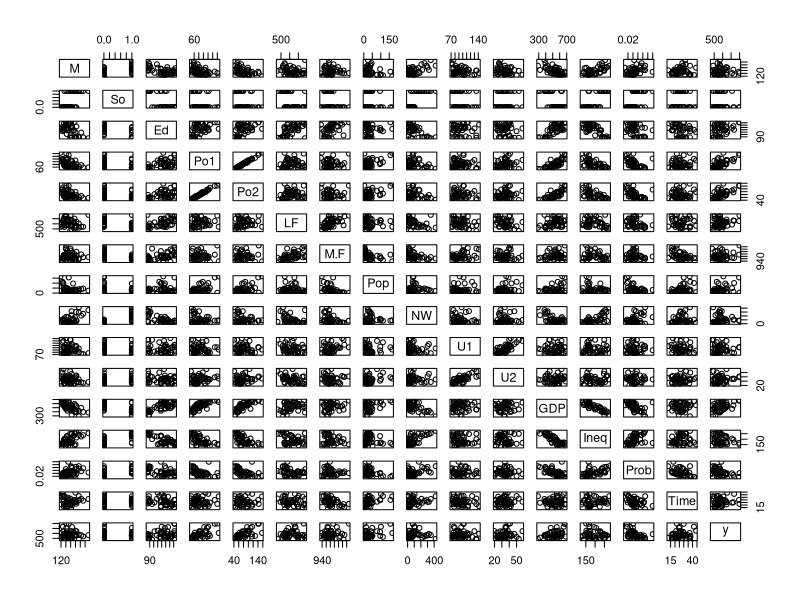
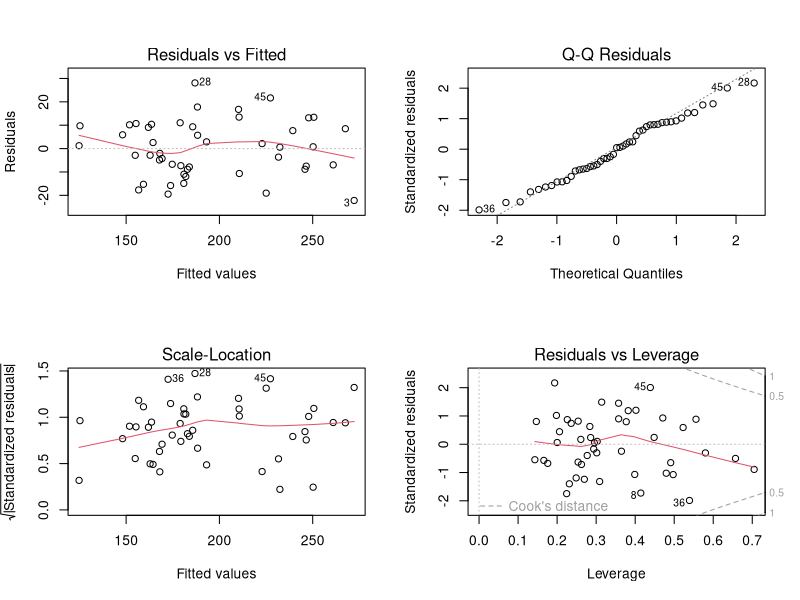
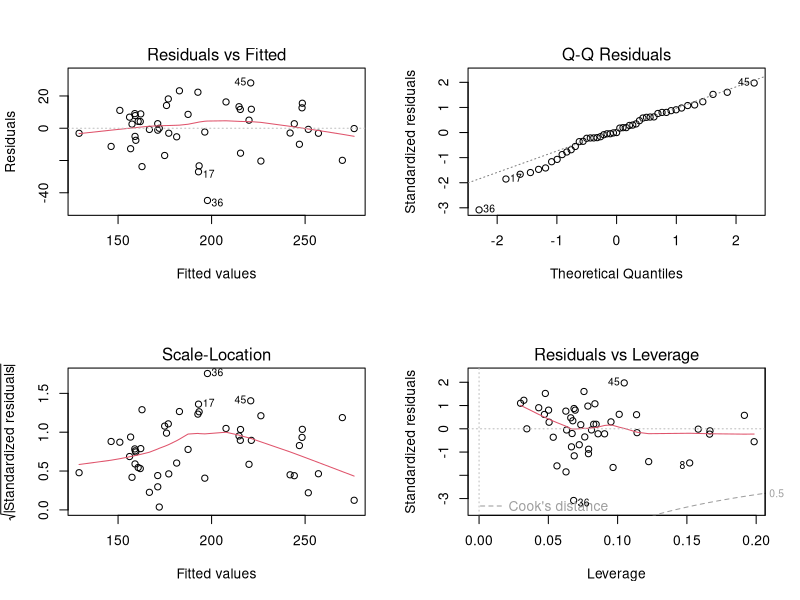

The R source for these figures, in order:
library(MASS)
attach(UScrime)

pairs(UScrime[,])

ineq1.lm=lm(Ineq~.,data=UScrime) #linear regression for response Ineq using all other variables as predictors
summary(ineq1.lm)
par(mfrow = c(2,2))
plot(ineq1.lm)

step(ineq1.lm)

# Most significant variables are Ed, GDP, and y
ineq2.lm=lm(Ineq~Ed+GDP+y,data=UScrime)
summary(ineq2.lm)
par(mfrow = c(2,2))
plot(ineq2.lm)

# k-fold validation
library(boot)
set.seed(1)
#train=sample(47,25)
ineq.fit=glm(Ineq~.,data=UScrime)
ineq2.fit=glm(Ineq~GDP+Ed+y,data=UScrime)

cv.errors=cv.glm(UScrime,ineq.fit,K=10)$delta
cv.err=cv.errors[1]
cv.err

cv.errors2=cv.glm(UScrime,ineq2.fit,K=10)$delta
cv.err2=cv.errors2[1]
cv.err2



